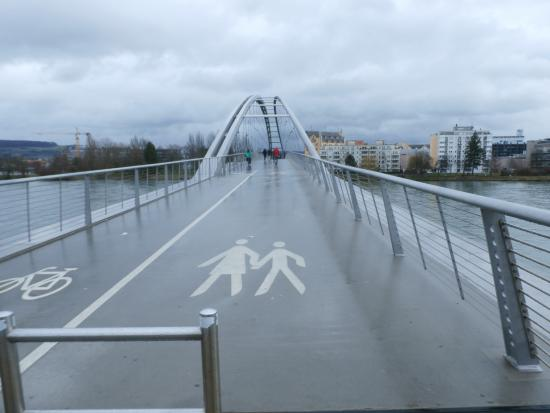
#> input picture Background_reduction/Corner_detection/pedestrian-and-bike-only.jpg, 550 x 413 px
$ jupyter execute Corner_detection.ipynb
#> lines starting #> are read from the running program, lines starting #| are printed output that depends on the picture; after the words box and inside, x2 and y2 are one past the last pixel; in counts of white or black regions, pixels touching at a corner belong together
[cell 1]
import numpy as np
import cv2

img = cv2.imread('pedestrian-and-bike-only.jpg')
#> img is the input picture: shape (413, 550, 3); mean B, G, R 173.7, 159.2, 144
gray = cv2.cvtColor(img,cv2.COLOR_BGR2GRAY)
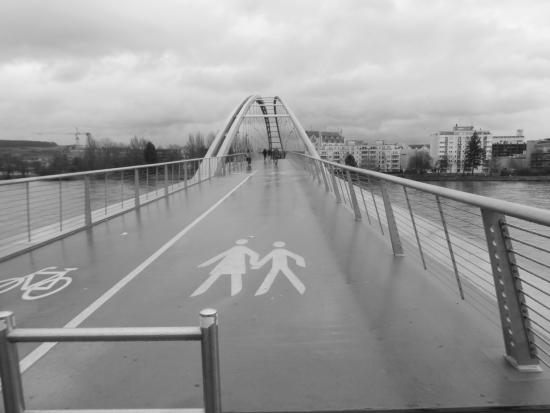
#> gray: shape (413, 550); min 18, max 245, mean 156.3
gray = np.float32(gray)


# The parameters here are the image, max corners to detect, quality, and minimum distance between corners.
corners = cv2.goodFeaturesToTrack(gray, 500, 0.01, 10)
#> corners = 362 rows, first 8: [275, 113], [265, 118], [261, 106], [482, 147], [201, 160], [521, 282], [321, 156], [447, 171]
#The aliasing issues we have here will allow for many corners to be found, so we put a limit on it.
corners = np.int0(corners)

# Iterate through each corner, making a circle at each point that we think is a corner.
for corner in corners:
    x,y = corner.ravel()
    cv2.circle(img,(x,y),3,255,-1)
#> this loop made 362 passes
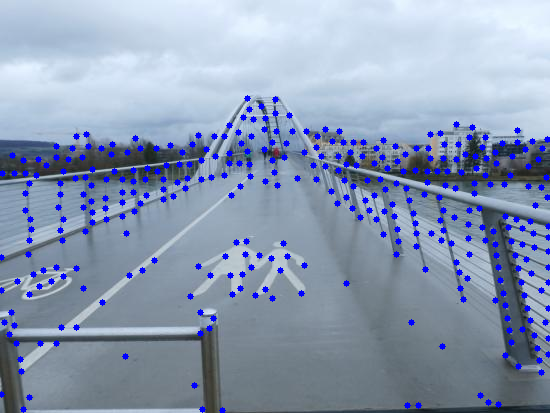
#> img: shape (413, 550, 3); 4.59% of pixels changed, all inside (x1, y1, x2, y2) = (0, 95, 550, 413)

cv2.imshow('Corner',img)
cv2.waitKey(0)
cv2.destroyAllWindows()
